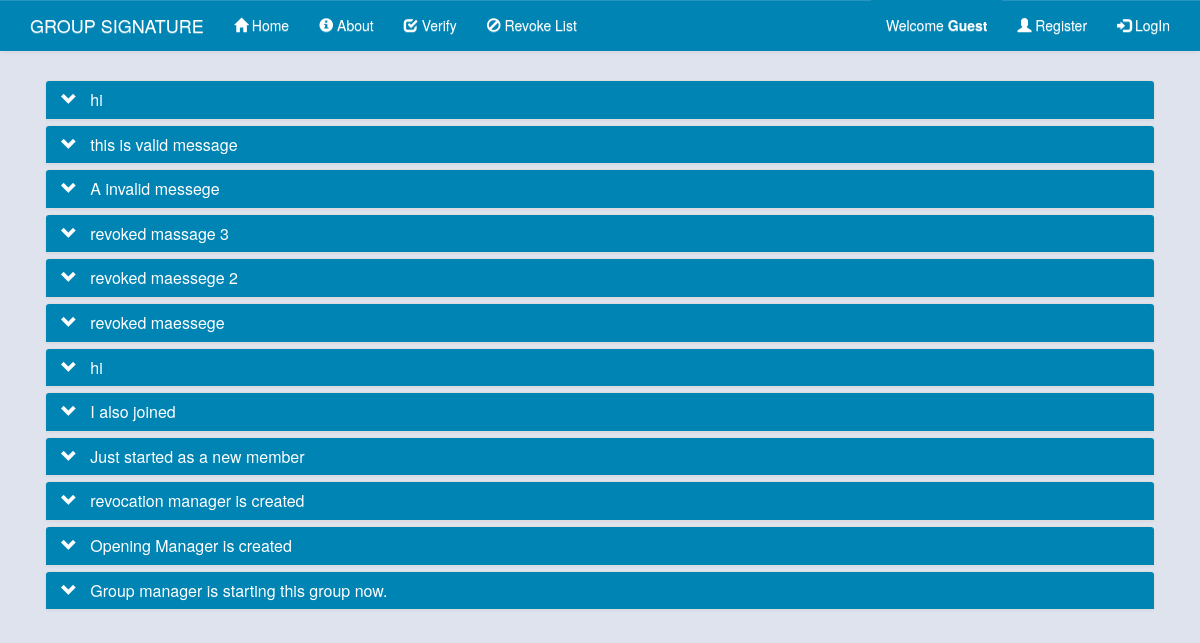
The page / on the database its author committed.
### Groupsign/models.py (models this page shows, shortened)
class Messeges(models.Model):
    title = models.CharField(max_length=1024)
    text = models.TextField()
    time = models.DateTimeField(default=timezone.now)
    C = models.CharField(max_length=1024, )
    S1 = models.CharField(max_length=1024, )
    S2 = models.CharField(max_length=1024, )
    S3 = models.CharField(max_length=1024, )
    T1 = models.CharField(max_length=1024, )
    T2 = models.CharField(max_length=1024, )
    T3 = models.CharField(max_length=1024, )

### Groupsign/views.py (the view)
# urls.py: 2. Add a URL to urlpatterns:  url(r'^$', views.home, name='home')
def home(request):
    if request.method == 'POST':
        server1 = Server
        [K, Lp, LAM1, LAM2, GAMA1, GAMA2] = server1.get_security_parameters(server1)
        [N, A, A0, Y, G] = server1.get_public_key(server1)
        M_verify = request.POST['title'] + request.POST['text']
        C = int(request.POST['C'])
        S1 = int(request.POST['S1'])
        S2 = int(request.POST['S2'])
        S3 = int(request.POST['S3'])
        T1 = int(request.POST['T1'])
        T2 = int(request.POST['T2'])
        T3 = int(request.POST['T3'])
        T1_INV = igcdex(T1, N)[0] % N
        T2_INV = igcdex(T2, N)[0] % N
        INV_A = igcdex(A, N)[0] % N
        INV_Y = igcdex(Y, N)[0] % N
        INV_G = igcdex(G, N)[0] % N
        Numerator_part = (pow(A0, C, N) * pow(T1, S1, N) * pow(T1_INV, (C * 2 ** GAMA1), N)) % N
        Denomirator_part = (pow(INV_A, S2, N) * pow(A, C * 2 ** LAM1, N) * pow(INV_Y, S3, N)) % N
        D1_Cal = (Numerator_part * Denomirator_part) % N
        Numerator_part1 = (pow(T2, S1, N) * pow(T2_INV, C * 2 ** GAMA1, N)) % N
        Denomirator_part1 = pow(INV_G, S3, N)
        D2_Cal = (Numerator_part1 * Denomirator_part1) % N
        D3_Cal = (pow(T2, S1, N) * pow(T2_INV, C * 2 ** GAMA1, N) * pow(T3, C, N)) % N
        hashobj2 = str(G).encode('utf-8') + str(Y).encode('utf-8') + str(A0).encode(
            'utf-8') + str(A).encode('utf-8') + str(T1).encode('utf-8') + str(T2).encode('utf-8') + str(T3).encode(
            'utf-8') + str(D1_Cal).encode('utf-8') + str(D2_Cal).encode('utf-8') + str(D3_Cal).encode('utf-8') + M_verify.encode('utf-8')
        C_DASH = zlib.crc32(hashobj2)
        is_revoked = False
        revoke = Revocation_list.objects.all()
        if revoke is not None:
            for list in revoke:
                if (pow(T2, int(list.Ei), N) == T3):
                    is_revoked = True
        if C == C_DASH and is_revoked is False:
            messages.success(request, ' Messege Is Valid !', extra_tags=False)
            return HttpResponseRedirect('/home/')
        else:
            messages.error(request, ' Messege Is Not Valid !', extra_tags=True)
            return HttpResponseRedirect('/home/')
    else:
        messeges = Messeges.objects.order_by('-time')
        return render(request, 'Groupsign/home.html', {'messeges': messeges})

### Groupsign/templates/Groupsign/home.html (shortened to what this page needs)
{% extends "Groupsign/base.html" %}
{% block content %}
<div class="col-sm-12 col-md-12 col-md-offset-0">
    <div class="panel-group" id="accordion">
            {% for messege in messeges %}
                <div class="panel panel-default">
                    <div class="panel-heading">
                        <h5 class="panel-title" data-toggle="tooltip" title="Click to Expand">&nbsp;&nbsp;
                        <span class="accordion-toggle" data-toggle="collapse"  data-parent="#accordion" href="#{{ messege.id }}">
                            {{messege.title}}
                        </span>
                        </h5>
                    </div>
                </div>
          {% endfor %}
            </div>
</div>
{% endblock %}

### Groupsign/templates/Groupsign/base.html (shortened to what this page needs)
<!DOCTYPE html>
<html>
<head>
    {% load staticfiles %}
    <link rel="stylesheet" type="text/css" href="{% static 'css/bootstrap.min.css'%}">
    <link rel="stylesheet" href="{% static 'css/bootstrap-theme.min.css'%}">
</head>
<body>
    <nav class="navbar navbar-default navbar-fixed-top">
    <div class="container">
        <div class="navbar-header">
            <a class="navbar-brand" href="#">GROUP SIGNATURE</a>
        </div>
            <div id="navbar" class="collapse navbar-collapse">
                <ul class="nav navbar-nav">
                    <li {% if request.path == '/home/' %}class="active"{% endif %}><a href="/home/"><span class="glyphicon glyphicon-home"></span> Home</a></li>
                    <li {% if request.path == '/about/' %}class="active"{% endif %}><a href="/about/"><span class="glyphicon glyphicon-info-sign"></span> About</a></li>
                    <li {% if request.path == '/verify/' %}class="active"{% endif %}><a href="/verify/"><span class="glyphicon glyphicon-check"></span> Verify</a></li>
                    <li {% if request.path == '/revokelist/' %}class="active"{% endif %}><a href="/revokelist/"><span class="glyphicon glyphicon-ban-circle"></span> Revoke List</a></li>
                </ul>
                <ul class="nav navbar-nav navbar-right">
                    <li><a style=" color: #fff; background-color:#0084b4;">Welcome <strong>{% if user.is_authenticated %}{{ user.username }}
                                        {% else %}{{ 'Guest' }}
                                        {% endif %}                                </strong>
                        </a>
                    </li>
                {% if user.is_authenticated %}
                    {%   if user.is_opening_manager %}
                    <li><a href="/open/"><span class="glyphicon glyphicon glyphicon-eye-open"></span> Open Messege</a></li>
                    {% endif %}
                    {%   if user.is_revocation_manager %}
                    <li><a href="/revoke/"><span class="glyphicon glyphicon glyphicon-remove-sign"></span> Revoke User</a></li>
                    {% endif %}
                    {% if user.sign_created %}
                        {% if user.is_revoked %}
                            <li><a><span class="glyphicon glyphicon glyphicon-ban-circle"></span> Revoked </a></li>
                        {% else %}
                            <li><a href="/newmessege/"><span class="glyphicon glyphicon glyphicon-envelope"></span> New Messege</a></li>
                        {% endif %}
                    {% else %}
                    <li><a href="/join/"><span class="glyphicon glyphicon glyphicon-king"></span> Join</a></li>
                    {% endif %}
                <li><a href="/logout/"><span class="glyphicon glyphicon glyphicon-log-out"></span> LogOut</a></li>
                {% else %}
                <li><a href="/register/"><span class="glyphicon glyphicon glyphicon-user"></span> Register</a></li>
                <li><a href="/login/"><span class="glyphicon glyphicon glyphicon-log-in"></span> LogIn</a></li>
                {% endif %}
                </ul>
            </div>
    </div>
    </nav>
    <div class="container">
        <div class="body-part">
        {% block content %}
        {% endblock %}
        </div>
    </div>
</body>
</html>

### Groupsign/templates/Groupsign/base.html (style rules this page uses)
.panel { background-color: #fff; }
.panel-group { margin-bottom: 5px; }
.panel-heading .accordion-toggle:after { font-family: 'Glyphicons Halflings'; content: "\e114"; float: left; color: #fff; }
.panel-default>.panel-heading { background-image: none; background-color: #0084b4; color: #fff; }
body { background-color: #dfe3ee; padding-top: 50px; }
.body-part { padding: 30px 0px; text-align: justify; }
.navbar-default { background-color:#0084b4; background-image: none; border-color: #0084b4; }
.navbar-default .navbar-brand { color: #fff; }
.navbar-default .navbar-nav>li>a { color: #fff; }

### rows shown on the page
Messeges: title "hi"
Messeges: title "this is valid message"
Messeges: title "A invalid messege"
Messeges: title "revoked massage 3"
Messeges: title "revoked maessege 2"
Messeges: title "revoked maessege"
Messeges: title "hi"
Messeges: title "I also joined"
Messeges: title "Just started as a new member"
Messeges: title "revocation manager is created"
Messeges: title "Opening Manager is created"
Messeges: title "Group manager is starting this group now."

### other values the page prints
{{ 'Guest' }} "Guest"
